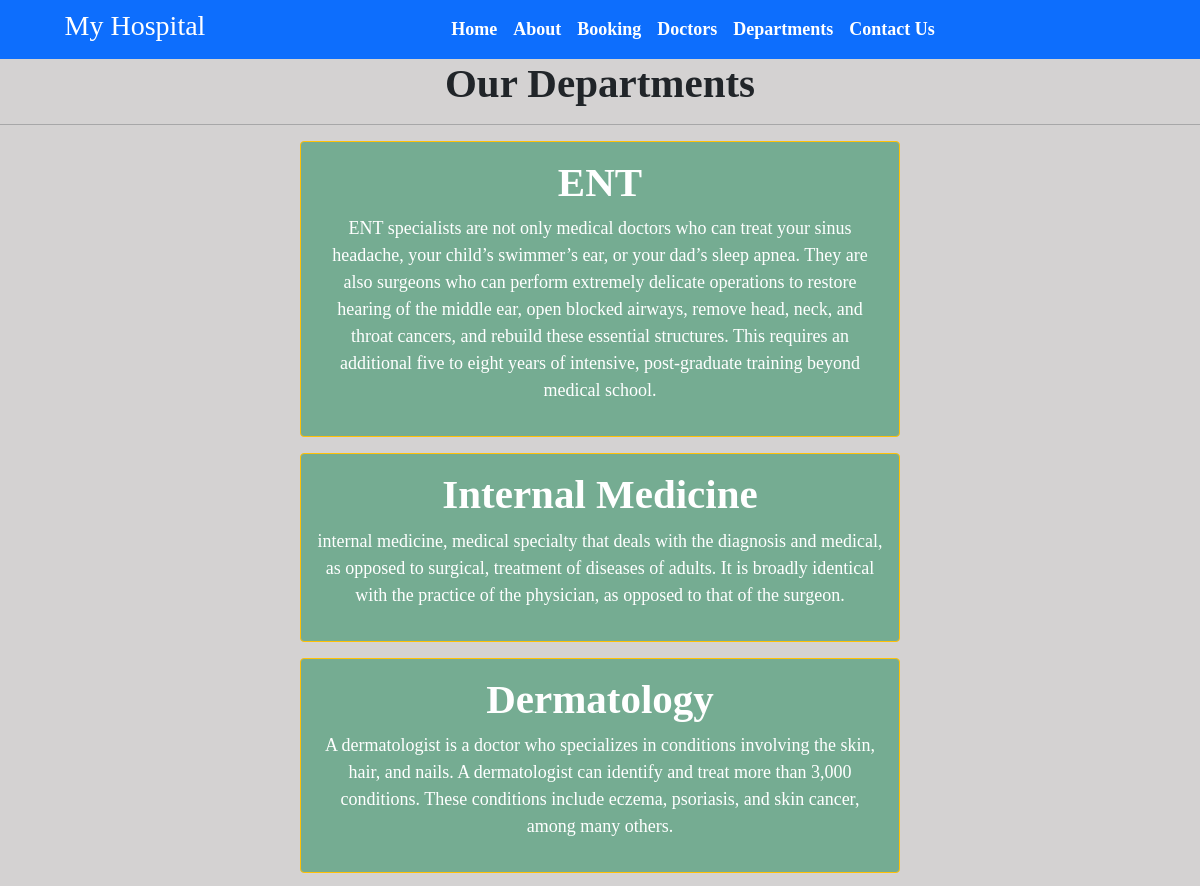
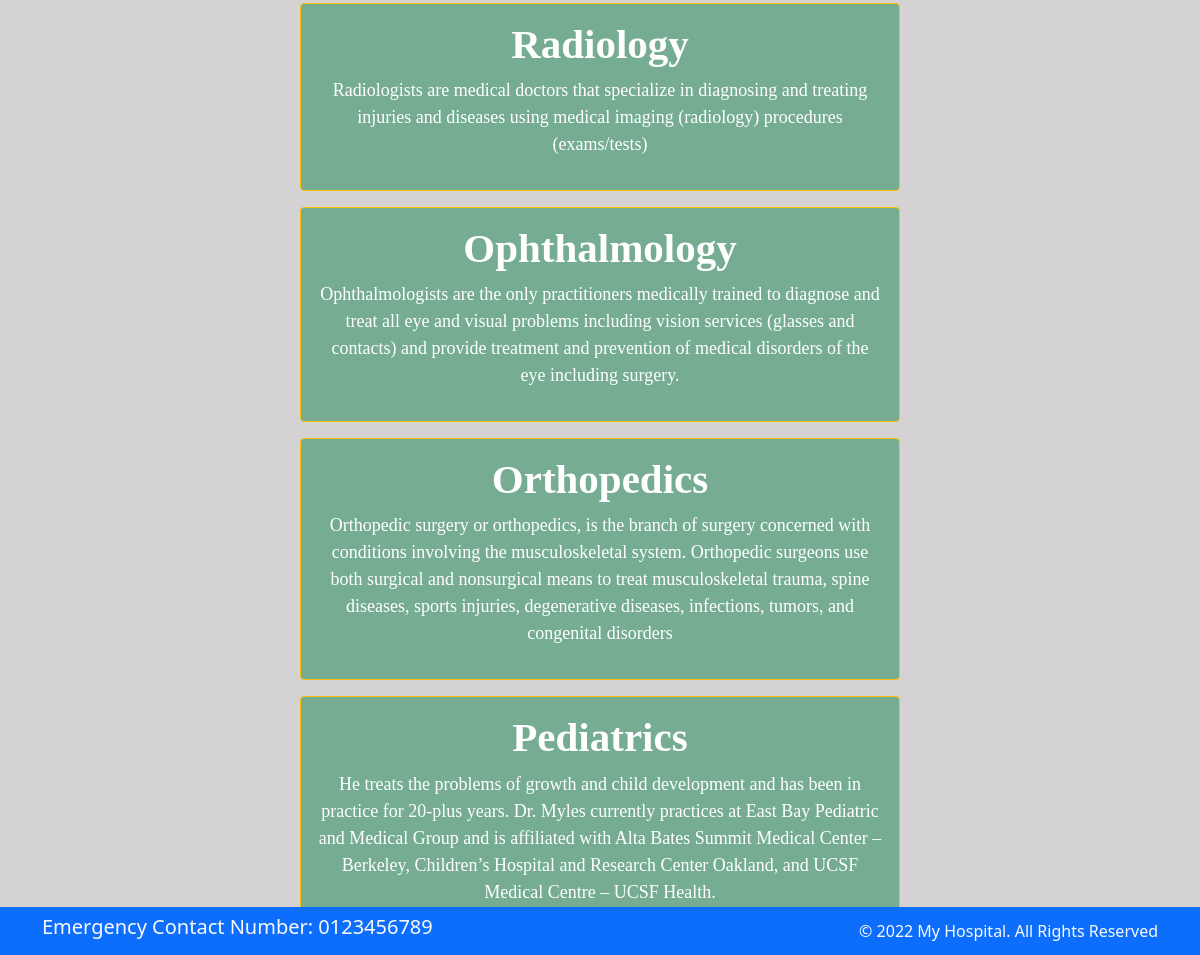
Page /department/ on the committed database (2 pictures, top to bottom).
### home/models.py (models this page shows, shortened)
class Departments(models.Model):
    dep_name = models.CharField(max_length=100)
    dep_decription = models.TextField()

### home/views.py (the view)
# urls.py: path('department/', views.department, name='department'),
def department(request):
    dict_dep={
        'depart': Departments.objects.all()
    }
    return render(request, 'department.html',dict_dep)

### templates/department.html (shortened to what this page needs)
{% extends 'base.html' %}
{% block content%}
<h1 class="text-big"> Our Departments </h1>
<hr>
{% for x in depart %}
<div class=" text-small mx-auto w-50 bg-success text-center text-white p-3 my-3 border border-warning rounded"style="--bs-bg-opacity: .5;">
    <h1 class="text-big">{{x.dep_name}}</h1>
    <p>{{x.dep_decription}}</p>
</div>
{% endfor %}
{% endblock %}

### static/css/style.css (style rules this page uses)
html,body { background-color: rgb(212, 210, 210); }
.text-big { font-family: 'Piazzolla', serif; font-weight: bold; font-size: 41px; text-align:center; }
.text-small { font-family: 'Sansita Swashed', cursive; font-size: 18px; text-align:center; }

### rows in the picture
Departments: dep_name "ENT", dep_decription "ENT specialists are not only medical doctors who can treat your sinus headache, your child’s swimmer’s ear, or your dad’s sleep apnea. They are also surgeons who can perform extremely delicate operations to restore hearing of the middle ear, open blocked airways, remove head, neck, and throat cancers, and rebuild these essential structures. This requires an additional five to eight years of intensive, post-graduate training beyond medical school."
Departments: dep_name "Internal Medicine", dep_decription "internal medicine, medical specialty that deals with the diagnosis and medical, as opposed to surgical, treatment of diseases of adults. It is broadly identical with the practice of the physician, as opposed to that of the surgeon."
Departments: dep_name "Dermatology", dep_decription "A dermatologist is a doctor who specializes in conditions involving the skin, hair, and nails. A dermatologist can identify and treat more than 3,000 conditions. These conditions include eczema, psoriasis, and skin cancer, among many others."
Departments: dep_name "Radiology", dep_decription "Radiologists are medical doctors that specialize in diagnosing and treating injuries and diseases using medical imaging (radiology) procedures (exams/tests)"
Departments: dep_name "Ophthalmology", dep_decription "Ophthalmologists are the only practitioners medically trained to diagnose and treat all eye and visual problems including vision services (glasses and contacts) and provide treatment and prevention of medical disorders of the eye including surgery."
Departments: dep_name "Orthopedics", dep_decription "Orthopedic surgery or orthopedics, is the branch of surgery concerned with conditions involving the musculoskeletal system. Orthopedic surgeons use both surgical and nonsurgical means to treat musculoskeletal trauma, spine diseases, sports injuries, degenerative diseases, infections, tumors, and congenital disorders"
Departments: dep_name "Pediatrics", dep_decription "He treats the problems of growth and child development and has been in practice for 20-plus years. Dr. Myles currently practices at East Bay Pediatric and Medical Group and is affiliated with Alta Bates Summit Medical Center – Berkeley, Children’s Hospital and Research Center Oakland, and UCSF Medical Centre – UCSF Health."
